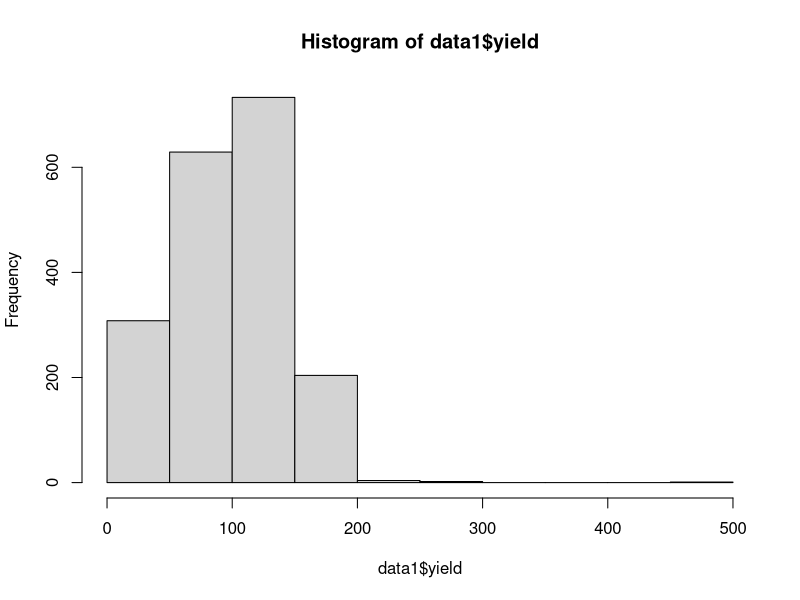
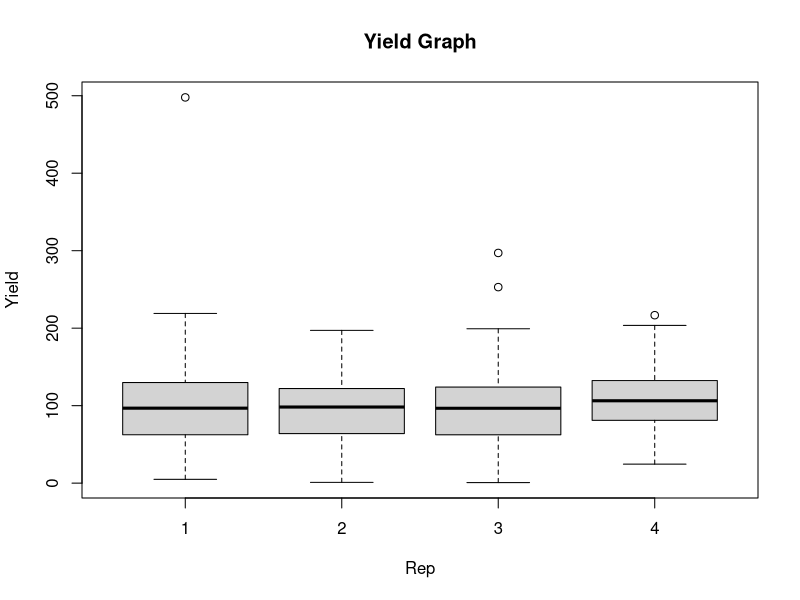

Write the R code that produced these figures, in order. (Note: this script raises an error after producing the figures.)
## ---- chunk 1
data1 <- read.csv(here::here("data/trial_data.csv"))
head(data1, 5)
#View(data1)
## ---- chunk 2
str(data1)

summary(data1)
## ---- chunk 3
hist(data1$yield)

# pairwise plots

# Create the box plot
boxplot(yield ~ rep, data = data1,
        main = "Yield Graph",
        xlab = "Rep",
        ylab = "Yield")
## ---- chunk 4


## ---- chunk 5
v1 <- 1:10
v2 <- c("apples", "pears", "oranges")
v3 <- c(1, 5, 85, 7)
## ---- chunk 6
length(v1); length(v2); length(v3)
## ---- chunk 7
sort(v2)  # sort a string
sort(v3)  # Sort numbers
## ---- chunk 8
v1[1]
v1[5]
v1[c(1,5)]
v1[c(1,1)]
## ---- chunk 9
v1[-1]
## ---- chunk 10
v2 <- c("apples", "pears", "oranges")

# Change "pears" to "banana"
v2[2] <- "banana"

# Print fruits
v2
## ---- chunk 11
x1 <- 1:10
## ---- chunk 12
x2 <- "apple"
x3 <- c("orange", "banana")
## ---- chunk 13
x4 <- c(TRUE, FALSE, FALSE, TRUE)
## ---- chunk 14
 class(x1)
 class(x2)
 class(x3)
 class(x4)
## ---- chunk 15
x8 <- c(8, 9.2)
x9 <- c(0, 0, 0, 0)
x10 <- c(TRUE, FALSE, 1, 0)
x11 <- c(1, 2, "pear", -6:2, TRUE)

class(x8); class(x9); class(x10); class(x11)
## ---- chunk 16
class(x8)
class(x9)
class(x10)
class(x11)
## ---- chunk 17
d1 <- data.frame(var1 = 1:5,
                 var2 = c("a", "b", "a", "b", "c"),
                 var3 = c("alpha", "beta", "gamma", "zeta", "psi"))
d1
## ---- chunk 18
nrow(d1)
ncol(d1); length(d1)
dim(d1) # tells us row and column lengths in one command
## ---- chunk 19
rownames(d1)
colnames(d1)
## ---- chunk 20
str(d1)
## ---- chunk 21
knitr::include_graphics("../images/index_ex1.png")
## ---- chunk 22
d1[1:2, 2:3]
## ---- chunk 23
knitr::include_graphics("../images/index_ex2.png")
## ---- chunk 24
d1[1:2, ]
## ---- chunk 25
knitr::include_graphics("../images/index_ex3.png")
## ---- chunk 26
d1[ ,1]
## ---- chunk 27
knitr::include_graphics("../images/index_ex4.png")
## ---- chunk 28
d1[1:2, 1:2]
## ---- chunk 29
knitr::include_graphics("../images/index_ex5.png")
## ---- chunk 30
d1[ ,-3]
## ---- chunk 31
knitr::include_graphics("../images/index_ex6.png")
## ---- chunk 32
d1[-(1:2),  ]
## ---- chunk 33
d1$var1
## ---- chunk 34
d1$var4 <- 0:-4
## ---- chunk 35
d1
## ---- chunk 36
d1[3, 2] <- NA
## ---- chunk 37
install.packages("dplyr")   # install 'dplyr' package
## ---- chunk 38
library(dplyr)  # load 'dplyr' package
